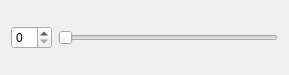
<?xml version="1.0" encoding="UTF-8"?>
<ui version="4.0">
 <class>SmallWidget</class>
 <widget class="QWidget" name="SmallWidget">
  <property name="geometry">
   <rect>
    <x>0</x>
    <y>0</y>
    <width>289</width>
    <height>75</height>
   </rect>
  </property>
  <property name="windowTitle">
   <string>Form</string>
  </property>
  <layout class="QHBoxLayout" name="horizontalLayout">
   <item>
    <widget class="QSpinBox" name="spinBox"/>
   </item>
   <item>
    <widget class="QSlider" name="horizontalSlider">
     <property name="orientation">
      <enum>Qt::Horizontal</enum>
     </property>
    </widget>
   </item>
  </layout>
 </widget>
 <resources/>
 <connections/>
</ui>
